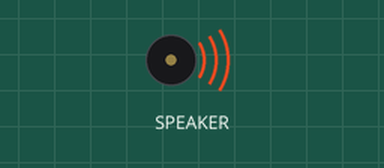
Simulated run of this program. Board: Raspberry Pi Pico running CircuitPython. Parts: buzzer (waves = sounding). Audio playback is drawn as a buzzer.

Above: at 0.2 s.
Timing chart, 0 to 5.8 s (numbered marks = the images above):
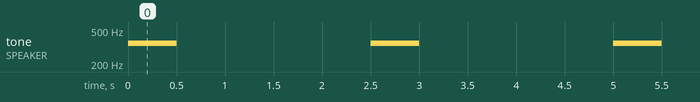

The program:

synthio-dac.py
```python
# IN-PROGRESS


# SPDX-FileCopyrightText: 2023 John Park and @todbot / Tod Kurt
#
# SPDX-License-Identifier: MIT

import time
import board
import digitalio
import synthio

# for PWM audio with an RC filter
# import audiopwmio
# audio = audiopwmio.PWMAudioOut(board.GP10)

# for I2S audio with external I2S DAC board
import audiobusio

# I2S on Audio BFF or Amp BFF on QT Py:
audio = audiobusio.I2SOut(bit_clock=board.A3, word_select=board.A2, data=board.A1)

synth = synthio.Synthesizer(sample_rate=44100)
audio.play(synth)

while True:
    synth.press(65)  # midi note 65 = F4
    time.sleep(0.5)
    synth.release(65)  # release the note we pressed
    time.sleep(2)
```

Measured:
- by itself, tone on SPEAKER: alternates 349 Hz for 0.50 s and silent for 2.0 s
